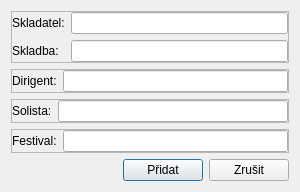
<?xml version="1.0" encoding="UTF-8"?>
<ui version="4.0">
 <class>DialogEdit</class>
 <widget class="QDialog" name="DialogEdit">
  <property name="geometry">
   <rect>
    <x>0</x>
    <y>0</y>
    <width>300</width>
    <height>182</height>
   </rect>
  </property>
  <property name="minimumSize">
   <size>
    <width>300</width>
    <height>0</height>
   </size>
  </property>
  <property name="windowTitle">
   <string>Dialog</string>
  </property>
  <layout class="QGridLayout" name="gridLayout_5">
   <item row="0" column="0">
    <widget class="QFrame" name="frame_works">
     <property name="frameShape">
      <enum>QFrame::StyledPanel</enum>
     </property>
     <property name="frameShadow">
      <enum>QFrame::Raised</enum>
     </property>
     <layout class="QGridLayout" name="gridLayout">
      <property name="leftMargin">
       <number>0</number>
      </property>
      <property name="topMargin">
       <number>0</number>
      </property>
      <property name="rightMargin">
       <number>0</number>
      </property>
      <property name="bottomMargin">
       <number>0</number>
      </property>
      <item row="0" column="0">
       <widget class="QLabel" name="label">
        <property name="text">
         <string>Skladatel:</string>
        </property>
       </widget>
      </item>
      <item row="0" column="1">
       <widget class="QLineEdit" name="edit_composer"/>
      </item>
      <item row="1" column="0">
       <widget class="QLabel" name="label_2">
        <property name="text">
         <string>Skladba:</string>
        </property>
       </widget>
      </item>
      <item row="1" column="1">
       <widget class="QLineEdit" name="edit_work"/>
      </item>
     </layout>
    </widget>
   </item>
   <item row="1" column="0">
    <widget class="QFrame" name="frame_dirigent">
     <property name="frameShape">
      <enum>QFrame::StyledPanel</enum>
     </property>
     <property name="frameShadow">
      <enum>QFrame::Raised</enum>
     </property>
     <layout class="QGridLayout" name="gridLayout_3">
      <property name="leftMargin">
       <number>0</number>
      </property>
      <property name="topMargin">
       <number>0</number>
      </property>
      <property name="rightMargin">
       <number>0</number>
      </property>
      <property name="bottomMargin">
       <number>0</number>
      </property>
      <item row="0" column="0">
       <widget class="QLabel" name="label_3">
        <property name="text">
         <string>Dirigent:</string>
        </property>
       </widget>
      </item>
      <item row="0" column="1">
       <widget class="QLineEdit" name="edit_dirigent"/>
      </item>
     </layout>
    </widget>
   </item>
   <item row="2" column="0">
    <widget class="QFrame" name="frame_soloists">
     <property name="frameShape">
      <enum>QFrame::StyledPanel</enum>
     </property>
     <property name="frameShadow">
      <enum>QFrame::Raised</enum>
     </property>
     <layout class="QGridLayout" name="gridLayout_2">
      <property name="leftMargin">
       <number>0</number>
      </property>
      <property name="topMargin">
       <number>0</number>
      </property>
      <property name="rightMargin">
       <number>0</number>
      </property>
      <property name="bottomMargin">
       <number>0</number>
      </property>
      <item row="0" column="0">
       <widget class="QLabel" name="label_4">
        <property name="text">
         <string>Solista:</string>
        </property>
       </widget>
      </item>
      <item row="0" column="1">
       <widget class="QLineEdit" name="edit_soloist"/>
      </item>
     </layout>
    </widget>
   </item>
   <item row="3" column="0">
    <widget class="QFrame" name="frame_festivals">
     <property name="frameShape">
      <enum>QFrame::StyledPanel</enum>
     </property>
     <property name="frameShadow">
      <enum>QFrame::Raised</enum>
     </property>
     <layout class="QGridLayout" name="gridLayout_4">
      <property name="leftMargin">
       <number>0</number>
      </property>
      <property name="topMargin">
       <number>0</number>
      </property>
      <property name="rightMargin">
       <number>0</number>
      </property>
      <property name="bottomMargin">
       <number>0</number>
      </property>
      <item row="0" column="0">
       <widget class="QLabel" name="label_5">
        <property name="text">
         <string>Festival:</string>
        </property>
       </widget>
      </item>
      <item row="0" column="1">
       <widget class="QLineEdit" name="edit_festival"/>
      </item>
     </layout>
    </widget>
   </item>
   <item row="4" column="0">
    <layout class="QHBoxLayout" name="horizontalLayout">
     <item>
      <spacer name="horizontalSpacer">
       <property name="orientation">
        <enum>Qt::Horizontal</enum>
       </property>
       <property name="sizeHint" stdset="0">
        <size>
         <width>40</width>
         <height>20</height>
        </size>
       </property>
      </spacer>
     </item>
     <item>
      <widget class="QPushButton" name="btn_edit_confirm">
       <property name="text">
        <string>Přidat</string>
       </property>
       <property name="icon">
        <iconset resource="resource.qrc">
         <normaloff>:/icons/icons/Actions-dialog-ok-apply-icon.png</normaloff>:/icons/icons/Actions-dialog-ok-apply-icon.png</iconset>
       </property>
      </widget>
     </item>
     <item>
      <widget class="QPushButton" name="btn_edit_cancel">
       <property name="text">
        <string>Zrušit</string>
       </property>
       <property name="icon">
        <iconset resource="resource.qrc">
         <normaloff>:/icons/icons/Actions-dialog-close-icon.png</normaloff>:/icons/icons/Actions-dialog-close-icon.png</iconset>
       </property>
      </widget>
     </item>
    </layout>
   </item>
  </layout>
 </widget>
 <resources>
  <include location="resource.qrc"/>
 </resources>
 <connections>
  <connection>
   <sender>btn_edit_confirm</sender>
   <signal>clicked()</signal>
   <receiver>DialogEdit</receiver>
   <slot>accept()</slot>
   <hints>
    <hint type="sourcelabel">
     <x>84</x>
     <y>132</y>
    </hint>
    <hint type="destinationlabel">
     <x>23</x>
     <y>124</y>
    </hint>
   </hints>
  </connection>
  <connection>
   <sender>btn_edit_cancel</sender>
   <signal>clicked()</signal>
   <receiver>DialogEdit</receiver>
   <slot>reject()</slot>
   <hints>
    <hint type="sourcelabel">
     <x>162</x>
     <y>132</y>
    </hint>
    <hint type="destinationlabel">
     <x>217</x>
     <y>123</y>
    </hint>
   </hints>
  </connection>
 </connections>
</ui>
